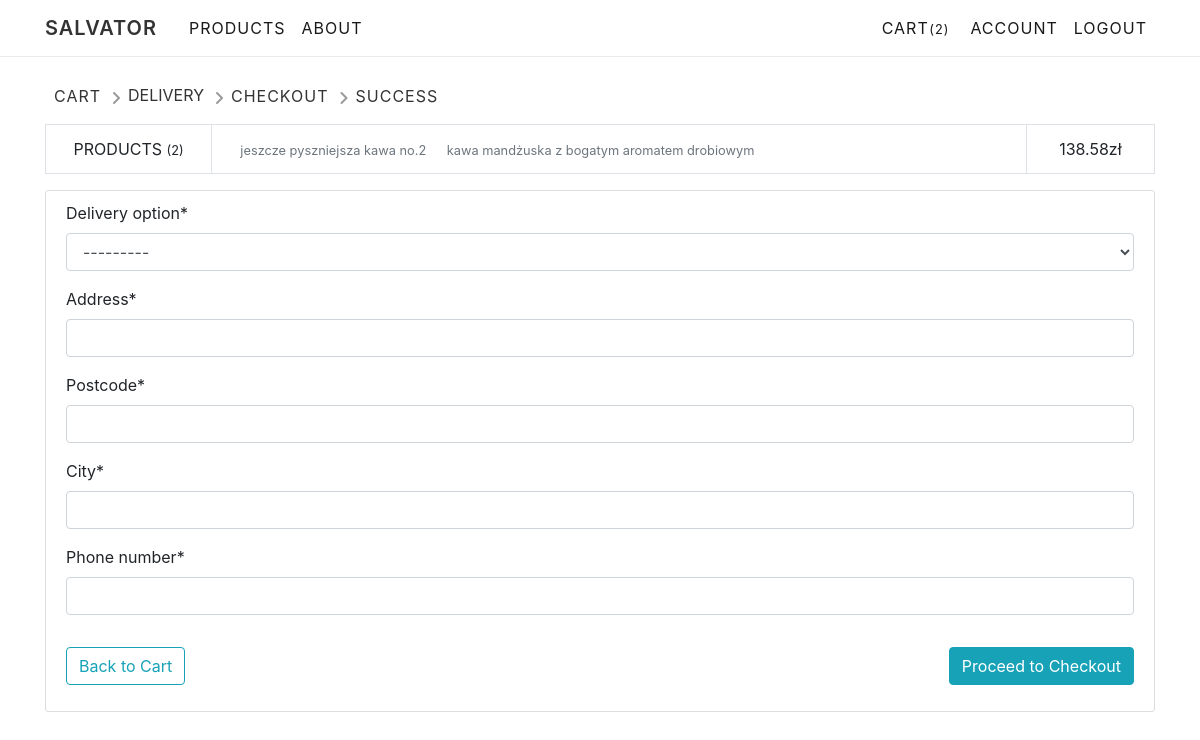
Page /shopping-cart/delivery (signed in) on the committed database.
### shopping_cart/models.py (models this page shows, shortened)
class Order(models.Model):
    ref_code = models.CharField(max_length=15)
    owner = models.ForeignKey(Account, on_delete=models.SET_NULL, null=True)
    items = models.ManyToManyField(OrderItem)
    date_ordered = models.DateTimeField(auto_now=True)
    delivery_option = models.ForeignKey(Delivery, on_delete=models.SET_NULL, null=True)
    is_ordered = models.BooleanField(default=False)
    is_done = models.BooleanField(default=False)
    is_payed = models.BooleanField(default=False)
    is_sent = models.BooleanField(default=False)
    address = models.CharField(max_length=120, default=None, null=True)
    postcode = models.CharField(max_length=6, default=None, null=True)
    city = models.CharField(max_length=30, default=None, null=True)
    phone_number = PhoneField(blank=True, null=True)
    def get_cart_items(self):
        return self.items.all()
    def get_items_number(self):
        return self.items.all().count()
    def get_cart_total(self):
        return sum([item.product.price for item in self.items.all()])

class OrderItem(models.Model):
    product = models.OneToOneField(Product, on_delete=models.SET_NULL, null=True)
    quantity = models.PositiveIntegerField(default=1)
    is_ordered = models.BooleanField(default=False)
    date_added = models.DateTimeField(auto_now=True)
    date_ordered = models.DateTimeField(null=True)
    def __str__(self):
        return self.product.name

### products/models.py (models this page shows, shortened)
class Product(models.Model):
    name = models.CharField(max_length=120)
    category = models.ForeignKey(Category, on_delete=models.SET_NULL, null=True, blank=True)
    short_description = models.TextField(default='product list description')
    long_description = models.TextField(default='product detail description')
    availability = models.BooleanField()
    discount = models.FloatField(default='0')
    quantity_available = models.IntegerField()
    price = models.DecimalField(max_digits=8, decimal_places=2, default=0)
    image = models.ImageField(default='default.jpg', upload_to='product_pics')

### shopping_cart/views.py (the view)
# urls.py: path('delivery', views.delivery, name='delivery'),
@login_required()
def delivery(request):
    existing_order = get_user_pending_order(request)
    if request.method == 'POST':
        form = DeliveryForm(request.POST, instance=existing_order)
        if form.is_valid():
            Order.delivery_option = form.cleaned_data['delivery_option']
            Order.address = form.cleaned_data['address']
            Order.postcode = form.cleaned_data['postcode']
            Order.city = form.cleaned_data['city']
            Order.phone_number = form.cleaned_data['phone_number']
            form.save()
            return redirect('checkout')
    else:
        form = DeliveryForm(instance=existing_order)
    context = {
        'order': existing_order,
        'form': form }
    return render(request, 'shopping_cart/delivery.html', context)

### shopping_cart/forms.py
class DeliveryForm(forms.ModelForm):
    delivery_option = MultiSelectField(choices=DELIVERY_CHOICES, max_choices=1)
    address = forms.CharField(required=True, max_length=120)
    postcode = forms.CharField(required=True, max_length=6)
    city = forms.CharField(required=True, max_length=30)
    phone_number = forms.IntegerField(required=True)
    class Meta:
        model = Order
        fields = ['delivery_option', 'address', 'postcode', 'city', 'phone_number']

### shop/context_processors.py (called while the page is built)
def cart_context(request):
    if request.user.is_authenticated:
        existing_order = get_user_pending_order(request)
        return {'cart_context': existing_order}
    else:
        return {}

### shopping_cart/extras.py (called while the page is built)
def get_user_pending_order(request):
    user_account = get_object_or_404(Account, user=request.user)
    order = Order.objects.filter(owner=user_account, is_ordered=False)
    if order.exists():
        return order[0]
    return 0

### shopping_cart/templates/shopping_cart/delivery.html (shortened to what this page needs)
{% extends "shop/base.html" %}
{% load crispy_forms_tags %}
{% block content %}
<div class="row mb-3">
    <a href="{% url 'shopping_cart' %}"class="progress-indicator-text ml-4">CART</a>
    <i class="progress-indicator-icon fas fa-angle-right"></i>
    <a href="{% url 'delivery' %}" class="progress-indicator-text-active">DELIVERY</a>
    <i class="progress-indicator-icon fas fa-angle-right"></i>
    <a href="{% url 'checkout' %}" class="progress-indicator-text">CHECKOUT</a>
    <i class="progress-indicator-icon fas fa-angle-right"></i>
    <p class="progress-indicator-text">SUCCESS</p>
</div>
<table class="table table-bordered text-center table-hover">
    <tr>
        <td width=15%>
            PRODUCTS <small>({{ order.get_items_number }})</small>
        </td>
        <td class="text-left">
            {% for item in order.get_cart_items %}
                <small class="text-muted ml-3">{{ item }}</small>
            {% endfor %}
        </td>
        <td>
            {{ order.get_cart_total }}zł
        </td>
    </tr>
</table>
<div class="content-section">
    <form method="POST">
        <fieldset class="form-group">
            {{ form|crispy }}
            <div class="form-group text-center">
                <button type="submit" class="btn btn-info float-right mt-3">Proceed to Checkout</button>
            </div>
        </fieldset>
    </form>
    <a href="{% url 'shopping_cart' %}"><button class="btn btn-outline-info float-left" style="position:relative; top:-54px;">Back to Cart</button></a>
</div>
{% endblock %}

### shop/templates/shop/base.html (shortened to what this page needs)
{% load static %}
<!DOCTYPE html>
<html>
<head>
    <link rel="stylesheet" href="https://maxcdn.bootstrapcdn.com/bootstrap/4.0.0/css/bootstrap.min.css">
    <link rel="stylesheet" type="text/css" href="{% static 'shop/style.css' %}">
</head>
<body>
    <header class="site-header">
        <nav id="navbar" class="navbar navbar-expand-md fixed-top">
            <div class="container">
                <a class="navbar-brand mr-4" href="{% url 'shop-home' %}">SALVATOR</a>
                <div class="collapse navbar-collapse" id="navbarToggle">
                    <div class="navbar-nav mr-auto">
                        <a class="nav-item nav-link" href="{% url 'product_list' %}">PRODUCTS</a>
                        <a class="nav-item nav-link" href="{% url 'shop-about' %}">ABOUT</a>
                    </div>
                    <div class="navbar-nav">
                        {% if user.is_authenticated %}
                            <a class="nav-item nav-link" href="{% url 'shopping_cart' %}">CART
                                {% if cart_context.get_items_number > 0 %}
                                    <small id="cart-items-counter">({{ cart_context.get_items_number }})</small>
                                {% endif %}
                            </a>
                            <a class="nav-item nav-link" href="{% url 'account' %}">ACCOUNT</a>
                            <a class="nav-item nav-link" href="{% url 'logout' %}">LOGOUT</a>
                        {% else %}
                            <a class="nav-item nav-link" href="{% url 'login' %}">LOGIN</a>
                            <a class="nav-item nav-link" href="{% url 'register' %}">REGISTER</a>
                        {% endif %}
                    </div>
                </div>
            </div>
        </nav>
    </header>
    <main class="container">
        <div class="row">
            <div class="col">
                {% block content %}{% endblock %}
            </div>
        </div>
    </main>
</body>
</html>

### shop/static/shop/style.css (style rules this page uses)
body { margin-top: 5rem; }
nav { background-color: rgba(255, 255, 255, 0.9); letter-spacing: 1px; border-bottom: 1px solid rgba(0, 0, 0, 0.08 ); }
.navbar-brand { color: rgba(0, 0, 0, 0.8); text-decoration: none; font-weight: 600; }
.site-header .navbar-nav .nav-link { color: rgba(0, 0, 0, 0.9); }
.content-section { background: #ffffff; padding: 10px 20px; border: 1px solid #dddddd; border-radius: 3px; margin-bottom: 20px; }
#cart-items-counter { position: relative; left: -5px; }
.progress-indicator-text { letter-spacing: 1px; margin: 4px 0px 0px 0px; color: rgba(0, 0, 0, 0.8); }
.progress-indicator-text-active { color: rgba(0, 0, 0, 0.8); margin: 3px 0px 0px 0px; }
.progress-indicator-icon { color: rgba(0, 0, 0, 0.4); margin: 10px 7px 0px 10px; }

### rows in the picture
Order: get_items_number "2", get_cart_total "138.58", delivery_option "---------"
OrderItem: product.name "jeszcze pyszniejsza kawa no.2"
OrderItem: product.name "kawa mandżuska z bogatym aromatem drobiowym"
